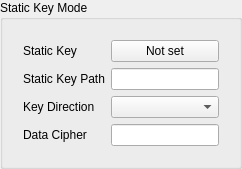
        <widget class="QGroupBox" name="static_key_box">
         <property name="title">
          <string>Static Key Mode</string>
         </property>
         <layout class="QVBoxLayout" name="static_key_box_layout">
          <item>
           <widget class="QWidget" name="static_key_box_form_w" native="true">
            <layout class="QFormLayout" name="static_key_box_form">
             <item row="0" column="0">
              <widget class="QLabel" name="static_key_l">
               <property name="toolTip">
                <string>&lt;html&gt;&lt;head/&gt;&lt;body&gt;&lt;p&gt;Static key content. Required in static_key mode. Conflicts with the static key path.&lt;/p&gt;&lt;/body&gt;&lt;/html&gt;</string>
               </property>
               <property name="text">
                <string>Static Key</string>
               </property>
              </widget>
             </item>
             <item row="0" column="1">
              <widget class="QPushButton" name="static_key">
               <property name="text">
                <string>Not set</string>
               </property>
              </widget>
             </item>
             <item row="1" column="0">
              <widget class="QLabel" name="static_key_path_l">
               <property name="toolTip">
                <string>&lt;html&gt;&lt;head/&gt;&lt;body&gt;&lt;p&gt;Conflicts with the inline static key.&lt;/p&gt;&lt;/body&gt;&lt;/html&gt;</string>
               </property>
               <property name="text">
                <string>Static Key Path</string>
               </property>
              </widget>
             </item>
             <item row="1" column="1">
              <widget class="QLineEdit" name="static_key_path"/>
             </item>
             <item row="2" column="0">
              <widget class="QLabel" name="key_direction_l">
               <property name="toolTip">
                <string>&lt;html&gt;&lt;head/&gt;&lt;body&gt;&lt;p&gt;Static key direction. The key is used bidirectionally when empty. Only available in static_key mode.&lt;/p&gt;&lt;/body&gt;&lt;/html&gt;</string>
               </property>
               <property name="text">
                <string>Key Direction</string>
               </property>
              </widget>
             </item>
             <item row="2" column="1">
              <widget class="QComboBox" name="key_direction"/>
             </item>
             <item row="3" column="0">
              <widget class="QLabel" name="cipher_l">
               <property name="toolTip">
                <string>&lt;html&gt;&lt;head/&gt;&lt;body&gt;&lt;p&gt;Data channel cipher used in static_key mode. The upstream default BF-CBC is used when empty.&lt;/p&gt;&lt;/body&gt;&lt;/html&gt;</string>
               </property>
               <property name="text">
                <string>Data Cipher</string>
               </property>
              </widget>
             </item>
             <item row="3" column="1">
              <widget class="QLineEdit" name="cipher"/>
             </item>
            </layout>
           </widget>
          </item>
         </layout>
        </widget>
